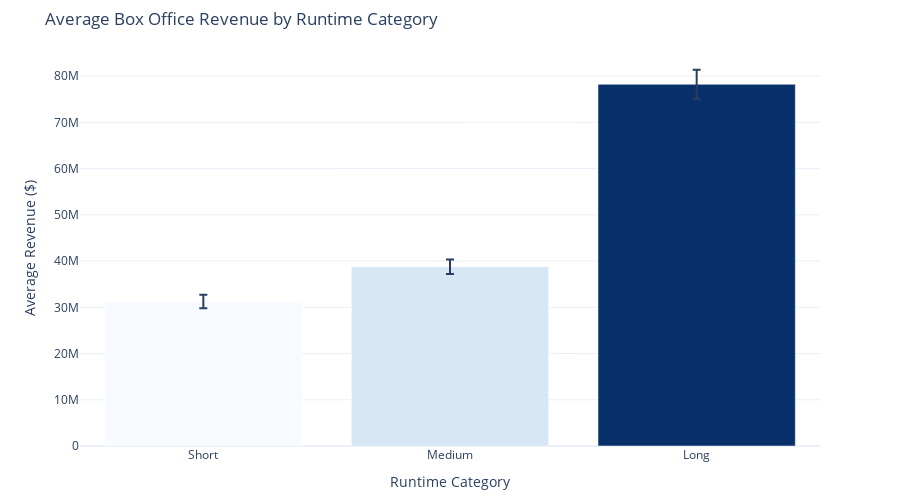

This figure's notebook cell:
### Markdown cell above
### 3. Runtime
#### How does **_film runtime_** correlate with box office revenue? Do longer or shorter films tend to perform better?
- Analyze revenue by runtime to see if longer or shorter films tend to perform better.

### Code cell
# Categorize runtime into quantiles
df_movies['runtime_category'] = pd.qcut(df_movies['runtime'], q=3, labels=["Short", "Medium", "Long"])

# Calculate runtime category ranges
short_max = df_movies[df_movies['runtime_category'] == "Short"]['runtime'].max()
medium_min = df_movies[df_movies['runtime_category'] == "Medium"]['runtime'].min()
medium_max = df_movies[df_movies['runtime_category'] == "Medium"]['runtime'].max()
long_min = df_movies[df_movies['runtime_category'] == "Long"]['runtime'].min()

# Calculate statistics for runtime categories
runtime_stats = df_movies.groupby('runtime_category')['box_office_revenue'].agg(['mean', 'sem']).reset_index()

# Print summary information
print("Average Box Office Revenue by Runtime Category:")
print(runtime_stats['mean'])
print(f"\nRuntime definitions based on quantiles:\n- Short: ≤ {short_max} minutes\n- Medium: {medium_min}-{medium_max} minutes\n- Long: > {long_min} minutes")

# Create an interactive Plotly bar chart
fig = px.bar(
    runtime_stats,
    x='runtime_category',
    y='mean',
    error_y='sem',  # Add error bars for standard error
    color='mean',   # Color bars based on mean revenue
    color_continuous_scale='Blues',  # Use a blue color scale
    title='Average Box Office Revenue by Runtime Category',
    labels={'runtime_category': 'Runtime Category', 'mean': 'Average Revenue ($)'}
)

# Customize layout
fig.update_layout(
    xaxis_title="Runtime Category",
    yaxis_title="Average Revenue ($)",
    template="plotly_white",  # Clean background template
    coloraxis_showscale=False,  # Hide the color scale legend
    height=500,  # Adjust height of the chart
    margin=dict(t=50, b=50)  # Add margins for better spacing
)

# Show the chart
fig.show()

# Save the chart as an HTML file
fig.write_html("assets/ploty-img/runtime_category.html")

### Figure 1 — Plotly figure (JSON) as saved in the notebook; plotly's stock layout.template omitted (floating-point values rounded to 4 significant figures)
{"data": [{"alignmentgroup": "True", "error_y": {"array": [1450000.0, 1559000.0, 3131000.0]}, "hovertemplate": "Runtime Category=%{x}<br>Average Revenue ($)=%{marker.color}<extra></extra>", "legendgroup": "", "marker": {"color": [31260000.0, 38770000.0, 78240000.0], "coloraxis": "coloraxis", "pattern": {"shape": ""}}, "name": "", "offsetgroup": "", "orientation": "v", "showlegend": false, "textposition": "auto", "type": "bar", "x": ["Short", "Medium", "Long"], "xaxis": "x", "y": [31260000.0, 38770000.0, 78240000.0], "yaxis": "y"}], "layout": {"barmode": "relative", "coloraxis": {"colorbar": {"title": {"text": "Average Revenue ($)"}}, "colorscale": [[0, "rgb(247,251,255)"], [0.125, "rgb(222,235,247)"], [0.25, "rgb(198,219,239)"], [0.375, "rgb(158,202,225)"], [0.5, "rgb(107,174,214)"], [0.625, "rgb(66,146,198)"], [0.75, "rgb(33,113,181)"], [0.875, "rgb(8,81,156)"], [1, "rgb(8,48,107)"]], "showscale": false}, "height": 500, "legend": {"tracegroupgap": 0}, "margin": {"b": 50, "t": 50}, "title": {"text": "Average Box Office Revenue by Runtime Category"}, "xaxis": {"anchor": "y", "domain": [0, 1], "title": {"text": "Runtime Category"}}, "yaxis": {"anchor": "x", "domain": [0, 1], "title": {"text": "Average Revenue ($)"}}}}
